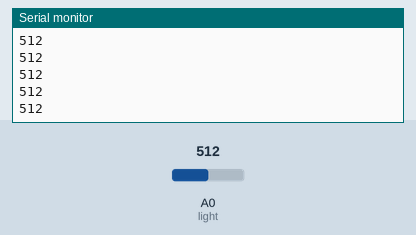
A sketch run on a simulated Arduino Uno, built with avr-gcc and run on an emulated ATmega328P. On the bench: the last lines printed to the serial monitor. The test bench sets the inputs (shaded band); at power-on: A0 (light) = 512.

Above: at 1.2 s.
1.3 s: A0 (light) set to 716
At 1.9 s:
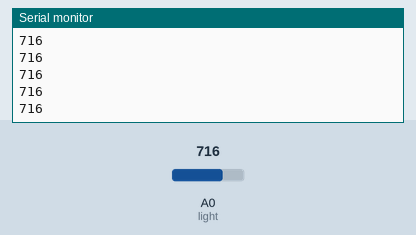
2.8 s: A0 (light) set to 900
At 3.5 s:
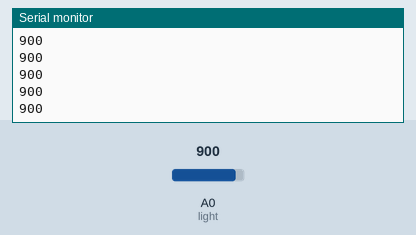
Timing chart, 0 to 5.8 s (numbered marks = the images above; inputs shaded):
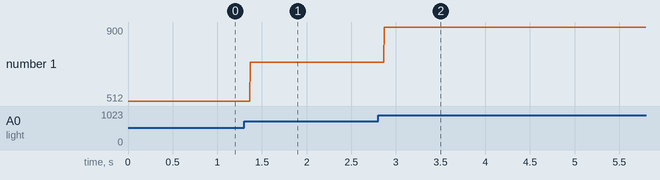

The sketch:

ldr.ino
```cpp
// light sensor - A0

int light=A0;

void setup() {
  pinMode(light,INPUT);
  Serial.begin(9600);
}

void loop() {
  Serial.println(analogRead(light));
}
```

Measured:
- after the input at 1.3 s, the serial monitor: prints a new line after 0.07 s (image 1)
- after the input at 2.8 s, the serial monitor: prints a new line after 0.07 s (image 2)
- plotted number 1: 512 → 716 after the input at 1.3 s, 716 → 900 after the input at 2.8 s
